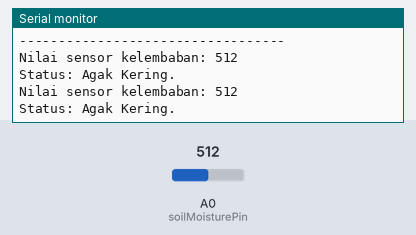
Bench run of a sketch on a simulated Arduino Uno, built with avr-gcc and run on an emulated ATmega328P. Parts: the last lines printed to the serial monitor. The test bench sets the inputs (shaded band); at power-on: A0 (soilMoisturePin) = 512.

Above: at 2.8 s.
2.9 s: A0 (soilMoisturePin) set to 408
At 5.3 s:
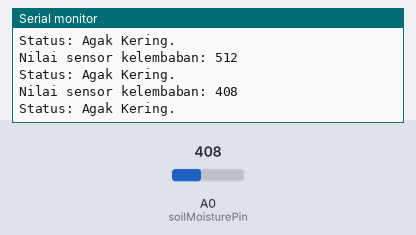
5.6 s: A0 (soilMoisturePin) set to 386
At 7.1 s:
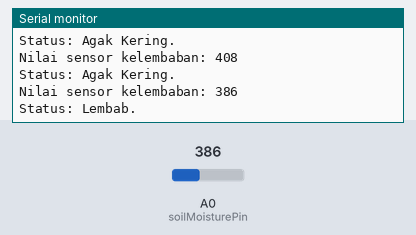
9.5 s: A0 (soilMoisturePin) set to 210
At 11.4 s:
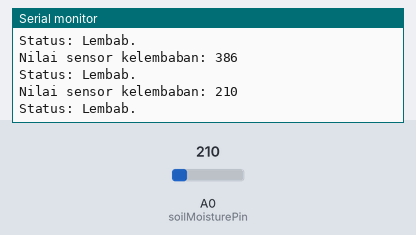
12.2 s: A0 (soilMoisturePin) set to 193
At 14.5 s:
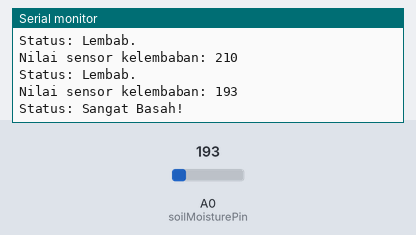
Timing chart, 0 to 16.0 s (numbered marks = the images above; inputs shaded):
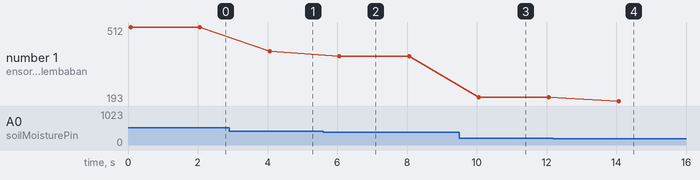

The sketch:

SoilMoisture.ino
```cpp
const int soilMoisturePin = A0;

void setup() {
  Serial.begin(9600);
  Serial.println("Monitoring Sensor Kelembaban Tanah");
  Serial.println("----------------------------------");
}

void loop() {

  int moistureValue = analogRead(soilMoisturePin);

  Serial.print("Nilai sensor kelembaban: ");
  Serial.println(moistureValue);

  if (moistureValue > 700) {
    Serial.println("Status: Sangat Kering!");
  } else if (moistureValue > 400) {
    Serial.println("Status: Agak Kering.");
  } else if (moistureValue > 200) {
    Serial.println("Status: Lembab.");
  } else {
    Serial.println("Status: Sangat Basah!");
  }

  delay(2000);
}
```

Measured:
- the behaviour switches between 401 and 400 on A0 (soilMoisturePin) (found by bisection; images 1 and 2)
- the behaviour switches between 201 and 200 on A0 (soilMoisturePin) (found by bisection; images 3 and 4)
- after the input at 2.9 s, the serial monitor: prints a new line after 1.2 s (image 1)
- after the input at 5.6 s, the serial monitor: prints a new line after 0.46 s (image 2)
- after the input at 9.5 s, the serial monitor: prints a new line after 0.56 s (image 3)
- after the input at 12.2 s, the serial monitor: prints a new line after 1.9 s (image 4)
- plotted number 1: 512 → 408 after the input at 2.9 s, 408 → 386 after the input at 5.6 s, 386 → 210 after the input at 9.5 s, 210 → 193 after the input at 12.2 s
